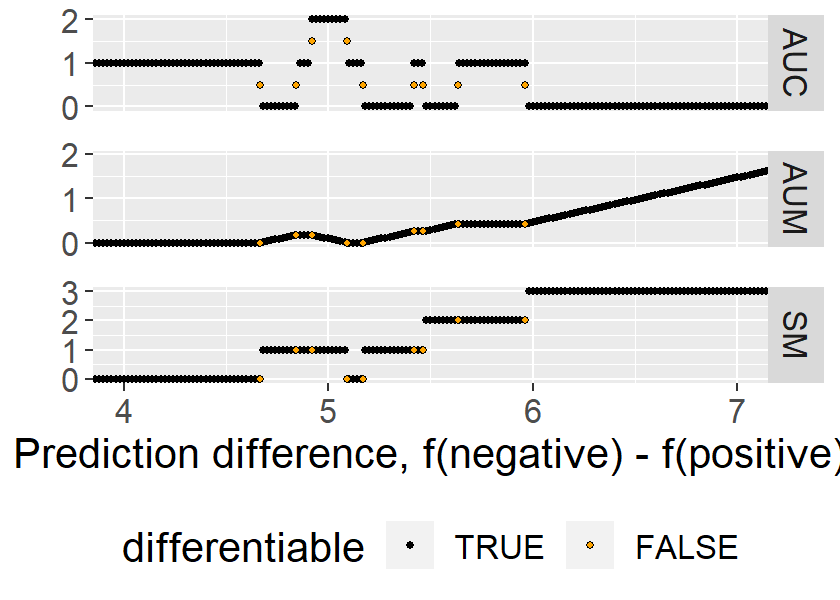

This figure's R source:
source("packages.R")

data(neuroblastomaProcessed, package="penaltyLearning")

e <- function(label, profile.id, chromosome){
  data.table(label, profile.id=factor(profile.id), chromosome=factor(chromosome))
}
select.dt <- rbind(
  e("positive", 4, 2),
  e("negative", 513, 3))
some.err <- neuroblastomaProcessed$errors[select.dt, .(
  fp, fn, possible.fp, possible.fn,
  min.log.lambda = -max.log.lambda,
  max.log.lambda = -min.log.lambda,
  errors, labels,
  label
), on=list(profile.id, chromosome)]
err.sizes <- c(
  "min(FP,FN)"=1,
  FP=3,
  FN=2)
err.colors <- c(
  "min(FP,FN)"="black",
  FP="red",
  FN="deepskyblue")
some.err.tall <- melt(
  some.err,
  measure.vars=c("fp","fn"),
  variable.name="var.lower")
some.err.tall[, variable := toupper(var.lower)]
leg <- "Error type"
some.err.tall[, Label := paste0("\n", label)]
gg.err <- ggplot()+
  theme_bw()+
  theme(panel.spacing=grid::unit(0, "lines"))+
  facet_grid(Label ~ ., labeller=label_both)+
  geom_segment(aes(
    min.log.lambda, value,
    xend=max.log.lambda, yend=value,
    color=variable, size=variable),
    data=some.err.tall)+
  scale_y_continuous(
    "Label errors",
    breaks=c(0,1),
    limits=c(-0.2, 1.2))+
  scale_color_manual(leg,values=err.colors)+
  scale_size_manual(leg,values=err.sizes)+
  scale_x_continuous(
    "Predicted value f(x)",
    breaks=seq(-2, 6, by=2))+
  coord_cartesian(xlim=c(-3, 5))
png("figure-aum-convexity-profiles.png", 3.5, 2, units="in", res=200)
print(gg.err)
dev.off()

##########

some.err[, fp.diff := c(NA, diff(fp)), by=label]
some.err[, fn.diff := c(NA, diff(fn)), by=label]
some.diff <- some.err[fp.diff != 0 | fn.diff != 0, .(
  id = 1, label, fp.diff, fn.diff, pred.log.lambda = min.log.lambda)]
#the pred.log.lambda here are the break points (on the horizontal axis)
some.diff[, slope := ifelse(label == "positive", 1, -1)]
#pred.log.lamba is v_b
some.diff[, intercept := pred.log.lambda - ifelse(
  label == "positive", 0, 7)]

intercept.table <- cj(positive = 1:3, negative = 1:3)

for (label.value in c("positive", "negative")) {
  some.diff.subset <- some.diff[label == label.value]
  for (col.name in c("slope", "intercept")) {
    new.col.name <- paste(label.value, col.name, sep = ".")
    line.number <- intercept.table[[label.value]]
    slope.or.intercept.values <- some.diff.subset[[col.name]]
    new.col.value <- slope.or.intercept.values[line.number]
    set(intercept.table, j = new.col.name, value = new.col.value)
  }
}

intercept.table[, stepsize := (positive.intercept - negative.intercept)
                /(negative.slope - positive.slope)]

intercept.table[, threshold.value := 
                  stepsize * positive.slope + positive.intercept]

ggplot() + 
  geom_abline(aes(
    slope = slope, 
    intercept = intercept), 
    data = some.diff) +
  geom_point(aes(x = stepsize, y = threshold.value), data = intercept.table)

##########

dmin <- 3.5
dmax <- 7.5
some.diff[, fp.cum := cumsum(fp.diff), by=label]
some.diff[, fn.cum := rev(cumsum(rev(-fn.diff))), by=label]
dlist <- split(some.diff, some.diff[["label"]])
grid.dt <- with(dlist, positive[negative, on="id", allow.cartesian=TRUE])
grid.dt[, negative := i.pred.log.lambda]
grid.dt[, positive := pred.log.lambda]
grid.dt[, pred.diff := negative - positive]
grid.sorted <- grid.dt[order(pred.diff), .(
  pred.diff, fn=fn.cum, fp=i.fp.cum)]
grid.sorted[, min.fp.fn := pmin(fp,fn)]
border.pred <- grid.dt[
  dmin < pred.diff & pred.diff < dmax]
grid.pred <- data.table(
  pred.diff=seq(dmin, dmax, by=0.02))
grid.pred[, positive := 0]
grid.pred[, negative := pred.diff]
both.pred <- rbind(
  border.pred[, .(positive, negative, pred.diff, differentiable=FALSE)],
  grid.pred[, .(positive, negative, pred.diff, differentiable=TRUE)])
##positive=0, negative=pred.diff.
pred.tall <- melt(
  both.pred,
  measure.vars=select.dt$label,
  variable.name="label",
  value.name="pred.log.lambda")[select.dt, nomatch=0L, on="label"]
metrics.wide <- pred.tall[order(pred.diff)][, {
  L <- penaltyLearning::ROChange(some.err, .SD, "label")
  with(L, data.table(
    aum, auc,
    SM=L$roc[min.thresh < max.thresh, sum(min.fp.fn)],
    roc=list(roc)))
}, by=list(pred.diff, differentiable)]
metrics.wide[auc==max(auc)] #max auc => aum>0.

pred.diff.vec <- c(4.5, 5, 5.14)
vline.dt <- rbind(
  data.table(pred=pred.diff.vec, Label="\nnegative"),
  data.table(pred=0, Label="\npositive"))
vline.dt[, pred.value := pred-1]
gg.err+
  geom_vline(aes(
    xintercept=pred.value),
    data=vline.dt)
## TODO three or more slides showing alignment.

show.roc.dt.list <- list()
for(pdiff in pred.diff.vec){
  select.dt <- data.table(pred.diff=pdiff)
  pdiff.metrics <- metrics.wide[select.dt, on="pred.diff", roll="nearest"]
  pdiff.roc <- pdiff.metrics[["roc"]][[1]]
  show.roc.dt.list[[paste(pdiff)]] <- data.table(
    pred.diff=pdiff,
    pdiff.metrics[, .(AUC=auc, AUM=round(aum,3), SM)],
    pdiff.roc)
}
(show.roc.dt <- do.call(rbind, show.roc.dt.list))
show.roc.dt[, min.fp.fn := pmin(fp, fn)]
show.roc.tall <- melt(
  show.roc.dt,
  measure=c("fp","fn","min.fp.fn"),
  variable.name="lower.var")
show.roc.tall[, variable := ifelse(
  lower.var=="min.fp.fn", "min(FP,FN)", toupper(lower.var))]
gg <- ggplot()+
  theme_bw()+
  theme(panel.grid.minor=element_blank())+
  facet_grid(pred.diff + AUC + AUM ~ ., labeller=label_both)+
  geom_rect(aes(
    xmin=min.thresh, xmax=max.thresh,
    ymin=0, ymax=min.fp.fn),
    fill="grey",
    color=NA,
    alpha=0.5,
    show.roc.dt)+
  geom_segment(aes(
    min.thresh, value,
    xend=max.thresh, yend=value,
    color=variable, size=variable),
    data=show.roc.tall)+
  scale_y_continuous(
    "Label errors",
    breaks=c(0,1))+
  scale_color_manual(leg,values=err.colors)+
  scale_size_manual(leg,values=err.sizes)+
  geom_blank(aes(
    x, y),
    data=data.table(x=0, y=c(-0.4,1.4)))+
  scale_x_continuous(
    "Constant added to predicted values")
png("figure-aum-convexity-thresholds.png", 5, 3.5, units="in", res=200)
print(gg)
dev.off()

metrics.tall <- melt(
  metrics.wide,
  measure.vars=c("aum", "auc", "SM"),
  variable.name="var.lower"
)
metrics.tall[, variable := toupper(var.lower)]
gg <- ggplot()+
  theme(panel.spacing=grid::unit(1, "lines"))+
  theme(text=element_text(size = 15))+
  ##theme(legend.position=c(0.8, 0.15))+
  theme(legend.position="bottom")+
  facet_grid(variable ~ ., scales="free")+
  scale_fill_manual(values=c(
    "TRUE"="black",
    "FALSE"="orange"))+
  geom_point(aes(
    pred.diff, value, fill=differentiable),
    size=1,
    shape=21,
    data=metrics.tall[order(-differentiable)])+
  xlab("Prediction difference, f(negative) - f(positive)")+
  coord_cartesian(xlim=c(4,7))+
  scale_y_continuous("", breaks=seq(0, 3, by=1))
gg

gg.emph <- gg+
  theme_bw()+
  geom_vline(aes(
    xintercept=pred.diff),
    color="grey50",
    data=data.table(pred.diff=pred.diff.vec))
png("figure-aum-convexity-emph.png", 5, 3, units="in", res=200)
print(gg.emph)
dev.off()

metrics.no.SM <- metrics.tall[variable != "SM"]
gg.no.SM <- ggplot()+
  theme(panel.spacing=grid::unit(1, "lines"))+
  theme(text=element_text(size = 15))+
  theme(legend.position="bottom")+
  facet_grid(variable ~ ., scales="free")+
  scale_fill_manual(values=c(
    "TRUE"="black",
    "FALSE"="orange"))+
  geom_point(aes(
    pred.diff, value, fill=differentiable),
    size=1,
    shape=21,
    data=metrics.no.SM[order(-differentiable)])+
  xlab("Prediction difference, f(negative) - f(positive)")+
  coord_cartesian(xlim=c(4,7))+
  scale_y_continuous("", breaks=seq(0, 3, by=1))
png("figure-aum-convexity-no-SM.png", 4.2, 3, units="in", res=200)
print(gg.no.SM)
dev.off()

png("figure-aum-convexity.png", 4.2, 3, units="in", res=200)
print(gg)
dev.off()